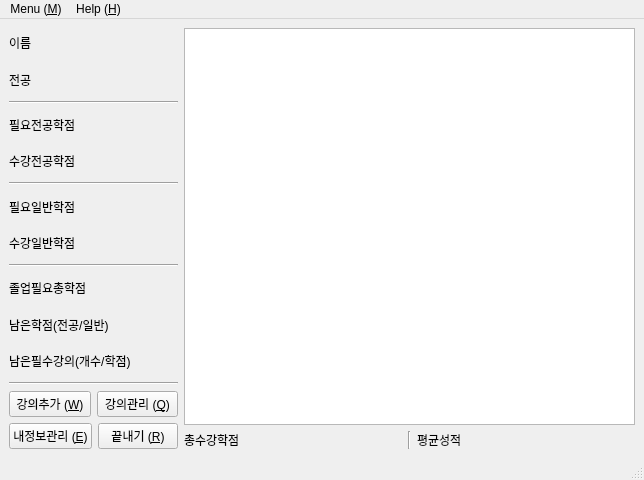
<?xml version="1.0" encoding="UTF-8"?>
<ui version="4.0">
 <class>JolUpMain</class>
 <widget class="QMainWindow" name="JolUpMain">
  <property name="geometry">
   <rect>
    <x>0</x>
    <y>0</y>
    <width>644</width>
    <height>480</height>
   </rect>
  </property>
  <property name="windowTitle">
   <string>JolUp</string>
  </property>
  <widget class="QWidget" name="centralwidget">
   <layout class="QHBoxLayout" name="horizontalLayout_14">
    <item>
     <layout class="QVBoxLayout" name="verticalLayout_3">
      <item>
       <layout class="QVBoxLayout" name="verticalLayout">
        <item>
         <layout class="QHBoxLayout" name="horizontalLayout_3">
          <item>
           <widget class="QLabel" name="label_Name">
            <property name="text">
             <string>이름</string>
            </property>
           </widget>
          </item>
          <item>
           <widget class="QLabel" name="label_NameData">
            <property name="text">
             <string/>
            </property>
            <property name="alignment">
             <set>Qt::AlignCenter</set>
            </property>
           </widget>
          </item>
         </layout>
        </item>
        <item>
         <layout class="QHBoxLayout" name="horizontalLayout_4">
          <item>
           <widget class="QLabel" name="label_Major">
            <property name="text">
             <string>전공</string>
            </property>
           </widget>
          </item>
          <item>
           <widget class="QLabel" name="label_MajorData">
            <property name="text">
             <string/>
            </property>
            <property name="alignment">
             <set>Qt::AlignCenter</set>
            </property>
           </widget>
          </item>
         </layout>
        </item>
        <item>
         <widget class="Line" name="line">
          <property name="orientation">
           <enum>Qt::Horizontal</enum>
          </property>
         </widget>
        </item>
        <item>
         <layout class="QHBoxLayout" name="horizontalLayout_6">
          <item>
           <widget class="QLabel" name="label_NeedMajorPoint">
            <property name="text">
             <string>필요전공학점</string>
            </property>
           </widget>
          </item>
          <item>
           <widget class="QLabel" name="label_NeedMajorPointData">
            <property name="text">
             <string/>
            </property>
            <property name="alignment">
             <set>Qt::AlignCenter</set>
            </property>
           </widget>
          </item>
         </layout>
        </item>
        <item>
         <layout class="QHBoxLayout" name="horizontalLayout_5">
          <item>
           <widget class="QLabel" name="label_CompleteMajorPoint">
            <property name="text">
             <string>수강전공학점</string>
            </property>
           </widget>
          </item>
          <item>
           <widget class="QLabel" name="label_CompleteMajorPointData">
            <property name="text">
             <string/>
            </property>
            <property name="alignment">
             <set>Qt::AlignCenter</set>
            </property>
           </widget>
          </item>
         </layout>
        </item>
        <item>
         <widget class="Line" name="line_2">
          <property name="orientation">
           <enum>Qt::Horizontal</enum>
          </property>
         </widget>
        </item>
        <item>
         <layout class="QHBoxLayout" name="horizontalLayout_8">
          <item>
           <widget class="QLabel" name="label_NeedNormalPoint">
            <property name="text">
             <string>필요일반학점</string>
            </property>
           </widget>
          </item>
          <item>
           <widget class="QLabel" name="label_NeedNormalPointData">
            <property name="text">
             <string/>
            </property>
            <property name="alignment">
             <set>Qt::AlignCenter</set>
            </property>
           </widget>
          </item>
         </layout>
        </item>
        <item>
         <layout class="QHBoxLayout" name="horizontalLayout_7">
          <item>
           <widget class="QLabel" name="label_CompleteNomalPoint">
            <property name="text">
             <string>수강일반학점</string>
            </property>
           </widget>
          </item>
          <item>
           <widget class="QLabel" name="label_CompleteNomalPointData">
            <property name="text">
             <string/>
            </property>
            <property name="alignment">
             <set>Qt::AlignCenter</set>
            </property>
           </widget>
          </item>
         </layout>
        </item>
        <item>
         <widget class="Line" name="line_3">
          <property name="orientation">
           <enum>Qt::Horizontal</enum>
          </property>
         </widget>
        </item>
        <item>
         <layout class="QHBoxLayout" name="horizontalLayout_9"/>
        </item>
        <item>
         <layout class="QHBoxLayout" name="horizontalLayout_10">
          <item>
           <widget class="QLabel" name="label_NeedTotalPoint">
            <property name="text">
             <string>졸업필요총학점</string>
            </property>
           </widget>
          </item>
          <item>
           <widget class="QLabel" name="label_NeedTotalPointData">
            <property name="text">
             <string/>
            </property>
            <property name="alignment">
             <set>Qt::AlignCenter</set>
            </property>
           </widget>
          </item>
         </layout>
        </item>
        <item>
         <layout class="QHBoxLayout" name="horizontalLayout_11">
          <item>
           <widget class="QLabel" name="label_RemainPoint">
            <property name="text">
             <string>남은학점(전공/일반)</string>
            </property>
           </widget>
          </item>
          <item>
           <widget class="QLabel" name="label_RemainPointData">
            <property name="text">
             <string/>
            </property>
            <property name="alignment">
             <set>Qt::AlignCenter</set>
            </property>
           </widget>
          </item>
         </layout>
        </item>
        <item>
         <layout class="QHBoxLayout" name="horizontalLayout_13">
          <item>
           <widget class="QLabel" name="label_RemainNeedLecture">
            <property name="text">
             <string>남은필수강의(개수/학점)</string>
            </property>
           </widget>
          </item>
          <item>
           <widget class="QLabel" name="label_RemainNeedLectureData">
            <property name="text">
             <string/>
            </property>
            <property name="alignment">
             <set>Qt::AlignCenter</set>
            </property>
           </widget>
          </item>
         </layout>
        </item>
       </layout>
      </item>
      <item>
       <widget class="Line" name="line_5">
        <property name="orientation">
         <enum>Qt::Horizontal</enum>
        </property>
       </widget>
      </item>
      <item>
       <layout class="QVBoxLayout" name="verticalLayout_2">
        <item>
         <layout class="QHBoxLayout" name="horizontalLayout">
          <item>
           <widget class="QPushButton" name="pushButton_LectureAdd">
            <property name="text">
             <string>강의추가 (&amp;W)</string>
            </property>
           </widget>
          </item>
          <item>
           <widget class="QPushButton" name="pushButton_LectureModify">
            <property name="text">
             <string>강의관리 (&amp;Q)</string>
            </property>
           </widget>
          </item>
         </layout>
        </item>
        <item>
         <layout class="QHBoxLayout" name="horizontalLayout_2">
          <item>
           <widget class="QPushButton" name="pushButton_MyInfo">
            <property name="text">
             <string>내정보관리 (&amp;E)</string>
            </property>
           </widget>
          </item>
          <item>
           <widget class="QPushButton" name="pushButton_Exit">
            <property name="text">
             <string>끝내기 (&amp;R)</string>
            </property>
           </widget>
          </item>
         </layout>
        </item>
       </layout>
      </item>
     </layout>
    </item>
    <item>
     <layout class="QVBoxLayout" name="verticalLayout_4">
      <item>
       <widget class="QTableView" name="tableView_Lecture"/>
      </item>
      <item>
       <layout class="QHBoxLayout" name="horizontalLayout_12">
        <item>
         <widget class="QLabel" name="label_CompleteTotalPoint">
          <property name="text">
           <string>총수강학점</string>
          </property>
         </widget>
        </item>
        <item>
         <widget class="QLabel" name="label_CompleteTotalPointData">
          <property name="text">
           <string/>
          </property>
          <property name="alignment">
           <set>Qt::AlignCenter</set>
          </property>
         </widget>
        </item>
        <item>
         <widget class="Line" name="line_4">
          <property name="orientation">
           <enum>Qt::Vertical</enum>
          </property>
         </widget>
        </item>
        <item>
         <widget class="QLabel" name="label_AvgGrade">
          <property name="text">
           <string>평균성적</string>
          </property>
         </widget>
        </item>
        <item>
         <widget class="QLabel" name="label_AvgGradeData">
          <property name="text">
           <string/>
          </property>
          <property name="alignment">
           <set>Qt::AlignCenter</set>
          </property>
         </widget>
        </item>
       </layout>
      </item>
     </layout>
    </item>
   </layout>
   <zorder></zorder>
  </widget>
  <widget class="QMenuBar" name="menubar">
   <property name="geometry">
    <rect>
     <x>0</x>
     <y>0</y>
     <width>644</width>
     <height>29</height>
    </rect>
   </property>
   <widget class="QMenu" name="menuD">
    <property name="title">
     <string>Menu (&amp;M)</string>
    </property>
    <addaction name="actionNew"/>
    <addaction name="actionOpen"/>
    <addaction name="actionSave"/>
    <addaction name="actionSave_As"/>
    <addaction name="separator"/>
    <addaction name="actionExit"/>
   </widget>
   <widget class="QMenu" name="menuHelp">
    <property name="title">
     <string>Help (&amp;H)</string>
    </property>
    <addaction name="actionAbout"/>
    <addaction name="actionAbout_Qt"/>
   </widget>
   <addaction name="menuD"/>
   <addaction name="menuHelp"/>
  </widget>
  <widget class="QStatusBar" name="statusbar"/>
  <action name="actionNew">
   <property name="text">
    <string>New (&amp;N)</string>
   </property>
  </action>
  <action name="actionOpen">
   <property name="text">
    <string>Open (&amp;O)</string>
   </property>
  </action>
  <action name="actionSave">
   <property name="text">
    <string>Save (&amp;S)</string>
   </property>
  </action>
  <action name="actionSave_As">
   <property name="text">
    <string>Save As</string>
   </property>
  </action>
  <action name="actionExit">
   <property name="text">
    <string>Exit</string>
   </property>
  </action>
  <action name="actionAbout">
   <property name="text">
    <string>About</string>
   </property>
   <property name="statusTip">
    <string/>
   </property>
  </action>
  <action name="actionAbout_Qt">
   <property name="text">
    <string>About Qt</string>
   </property>
  </action>
 </widget>
 <tabstops>
  <tabstop>pushButton_LectureModify</tabstop>
  <tabstop>pushButton_MyInfo</tabstop>
  <tabstop>pushButton_Exit</tabstop>
  <tabstop>tableView_Lecture</tabstop>
 </tabstops>
 <resources/>
 <connections/>
</ui>
